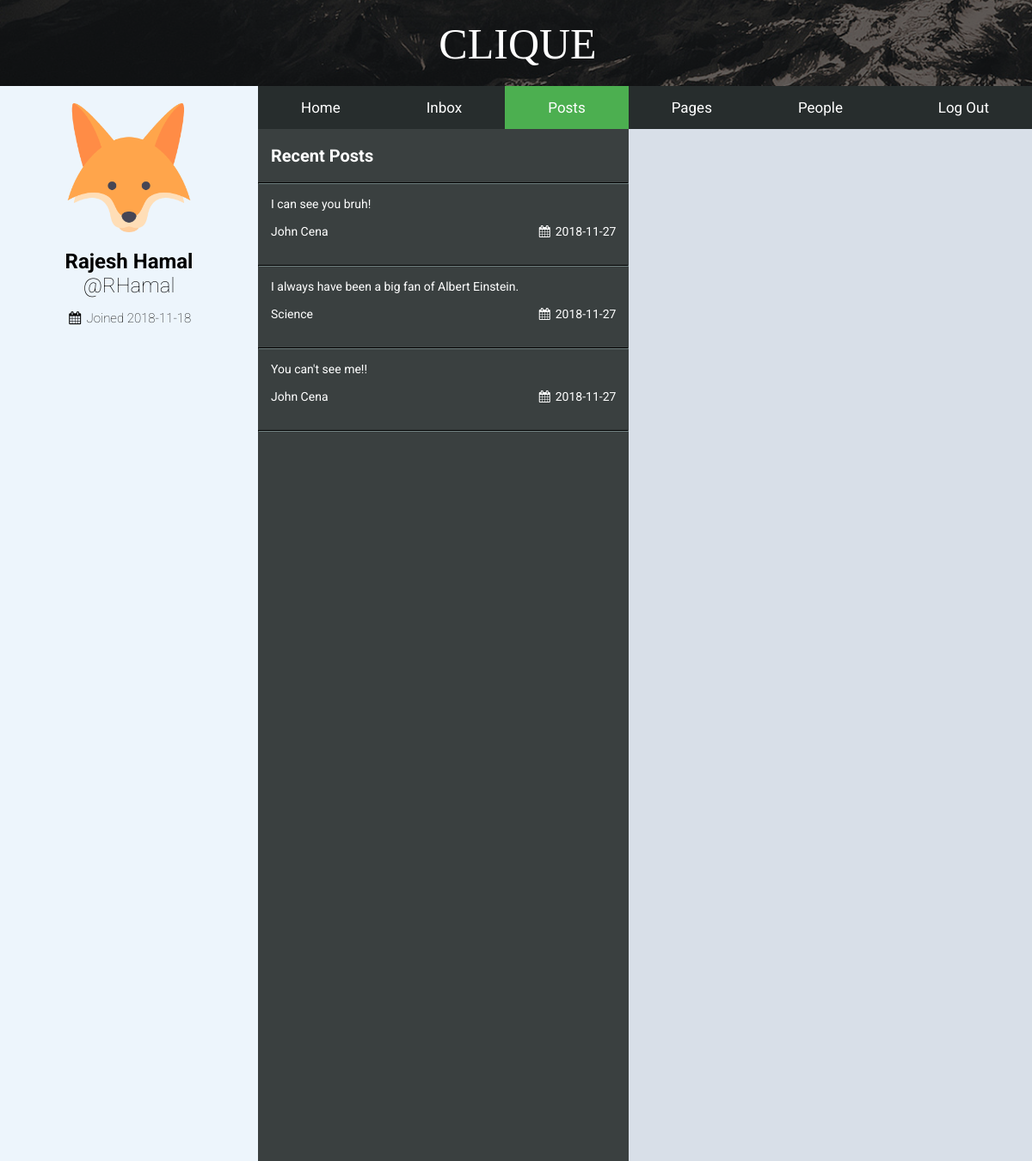
The page /page/user/posts.php (signed in) on the database its author committed.
### tables this page shows
CREATE TABLE `post` (
  `Post_ID` int(11) NOT NULL,
  `Profile_ID` int(11) NOT NULL,
  `Page_ID` int(11) NOT NULL,
  `Date_created` date NOT NULL,
  `Content` varchar(100) NOT NULL
);

CREATE TABLE `page` (
  `Page_ID` int(11) NOT NULL,
  `Page_name` varchar(20) NOT NULL,
  `Description` varchar(100) DEFAULT NULL,
  `View_count` int(11) NOT NULL,
  `Image` varchar(20) DEFAULT NULL
);

CREATE TABLE `follows` (
  `Page_ID` int(11) NOT NULL,
  `Profile_ID` int(11) NOT NULL,
  `Date` date NOT NULL
);

### src/page/user/posts.php (the view, shortened to what this page needs)
<?php
include_once '../../includes/dbh.php';
?>
<?php
    $userInfo = $_SESSION['userInfo'];
    $ID = $userInfo[0];
    $username = $userInfo[1];
    $fname = $userInfo[2];
    $lname = $userInfo[3];
    $date = $userInfo[4];
?>
<!DOCTYPE html>
<html>
<head>
    <link rel="stylesheet" href="../../css/style_user.css">
    <link rel="stylesheet" href="https://cdnjs.cloudflare.com/ajax/libs/font-awesome/4.7.0/css/font-awesome.min.css">
    <link rel='stylesheet' href='https://use.fontawesome.com/releases/v5.5.0/css/all.css'>
    <link rel="stylesheet" href="https://cdnjs.cloudflare.com/ajax/libs/font-awesome/4.7.0/css/font-awesome.min.css">
</head>
<body>
     <div class="header">CLIQUE</div>
    <div class="topnav">
        <a href="../userPage.php">Home</a>
        <a href="inbox.php">Inbox</a>
        <a class="active" href="posts.php">Posts</a>
        <a href="pages.php">Pages</a>
        <a href="people.php">People</a>
        <a href="../../index.php" style="float: right;">Log Out</a>
    </div>
    <div class="sidebar-back"></div>
    <div class="sidebar">
        <div class="userInfo">
            <div class="profile-image" align="center">
            </div>
            <b><?php echo $fname." ".$lname; ?></b><br>
            @<?php echo $username;?>
            <p><i class="fa fa-fw fa-calendar"></i> Joined <?php echo $date;?> </p>
            <br>
        </div>
    </div>
    <div class="body">
    </div>
    <?php
      $sql = "SELECT * FROM post as p JOIN follows as f ON p.Page_ID = f.Page_ID WHERE f.Profile_ID='$ID' ORDER BY p.Date_created DESC;";
      $posts = array();
      if($result = $conn->query($sql))
      {
        $resultCheck = $result->num_rows;
        if($resultCheck>0)
        {
          $count = 0;
          while($row = mysqli_fetch_assoc($result))
          {
            if($count<5)
            {
              $posts[$count] = array();
              $posts[$count] = $row;
              $count = $count+1;
            }
          }
        }
      }
    ?>
    <div class="sidebar-right">
          <br>
          <div class="follow-pages">
            Recent Posts
          </div>
          <div class="posts" style="color:white;">
              <?php if(count($posts)>0): ?>
              <br>
              <hr>
              <?php foreach($posts as $p): ?>
              <form action="#" method="POST">
                <button type="submit">
                  <?php echo $p['Content'];?>
                  <br><br>
                  <div style="float:left;">
                      <?php
                      $PageID = $p['Page_ID'];
                      $sql = "SELECT * FROM page WHERE Page_ID='$PageID';";
                      if($result = $conn->query($sql))
                      {
                        $resultCheck = $result->num_rows;
                        if($resultCheck>0)
                        {
                          $row = mysqli_fetch_assoc($result);
                          echo $row['Page_name'];
                        }
                      }
                      ?>
                  </div>
                  <div style="float:right;">
                      <i class="fa fa-fw fa-calendar"></i> <?php echo $p['Date'];?>
                  </div>
                </button>
              </form>
              <hr>
              <?php endforeach; ?>
              <?php endif; ?>
          </div>
    </div>
</body>
</html>

### src/css/style_user.css (style rules this page uses)
body { //background-color: #124e89; background-image: linear-gradient(rgba(0,0,0,0.6), rgba(0,0,0,0.6)), url(../misc/picture.jpg); height: 100vh; background-size: cover; background-position: 0px 400px; margin-bottom: 500px; }
body { margin: 0; font-family: "Roboto", sans-serif; }
.header { overflow: hidden; background-color: rgba(0, 0, 0, 0); position: fixed; margin-top: 0px; top: 0; width: 100%; height: 200px; }
.header { font-family: "test font"; margin: 2px; color: white; font-size: 50px; text-align: center;; padding: 20px 0; //display: none; }
.sidebar { margin: 0; padding: 0; width: 300px; background-color: #EDF5FC; position: sticky; height: auto; overflow: auto; margin-top: -50px; top: 0; z-index: 2; }
.sidebar-back { margin: 0; padding: 0; width: 300px; background-color: #EDF5FC; position: fixed; height: 100%; overflow: auto; margin-top: 100px; top: 0; z-index: 0; }
.sidebar p { font-size: 15px; }
.topnav { overflow: hidden; background-color: #272D2D; position: sticky; margin-top: 100px; margin-left: 300px; top: 0; width: auto; height: 50px; z-index: 1; }
.body { margin-top: 150px; margin-left: 331.45px; position: absolute; background-color: #D8DFE8; width: 80.1%; height: 150vh; top: 0; z-index: 0; }
.userInfo { font-family: 'Roboto', sans-serif; color: black; font-size: 24px; padding: 20px; font-weight: lighter; text-align: center; }
.profile-image { margin-bottom: 20px; }
.sidebar-right { margin: 0; padding: 0; width: 431.45px; background-color: #3A4040; position: absolute; height: 150vh; overflow: auto; margin-top: 150px; margin-left: 300px; top: 0; z-index: 0; }
.sidebar-right .follow-pages { font-family: "Roboto", sans-serif; color: white; font-size: 20px; font-weight: bolder; padding-left: 15px; }
.topnav a { float: left; font-family: 'Roboto', sans-serif; display: block; color: white; text-align: center; padding: 15px 50px; text-decoration: none; font-size: 17px; }
.topnav a.active { background-color: #4CAF50; color: white; }
.sidebar-right .posts button { font-family: "Roboto", sans-serif; outline: 0; background: #3A4040; width: 100%; padding: 15px; color: #ffffff; font-size: 14px; cursor: pointer; border-style: none; text-align: left; }
hr { display: block; margin-top: 0em; margin-bottom: 0em; margin-left: auto; margin-right: auto; border-style: inset; border-width: 0.5px; border-color: #272D2D; }
a { color: black; text-decoration: none }

### rows shown on the page
post: Content "I can see you bruh!", Page_ID.Page_name "John Cena", follows.Date "2018-11-27"
post: Content "I always have been a big fan of Albert Einstein.", Page_ID.Page_name "Science", follows.Date "2018-11-27"
post: Content "You can't see me!!", Page_ID.Page_name "John Cena", follows.Date "2018-11-27"

### other values the page prints
$fname "Rajesh"
$lname "Hamal"
$username "RHamal"
$date "2018-11-18"
